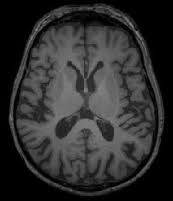
#> input picture no/10 no.jpg, 173 x 201 px, given as the content of the folder ent/drive/MyDrive/Mini project/mini project/mini project/yes, which was not available
$ jupyter execute --allow-errors 6410210598.ipynb   (text cells are left out)
#> lines starting #> are read from the running program, lines starting #| are printed output that depends on the picture; after the words box and inside, x2 and y2 are one past the last pixel; in counts of white or black regions, pixels touching at a corner belong together; long printed decimals are rounded; pictures that were not available may be replaced by others from this repository, and a replacement may not be noted
[cell 1]
import cv2
import os
import numpy as np
import pandas as pd
import seaborn as sns
import random
import matplotlib.pyplot as plt
import tensorflow as tf
from sklearn.utils import shuffle
import glob
from tensorflow.keras.models import Model,Sequential
from tensorflow.keras.layers import Input,Conv2D, Dense, Flatten ,Dropout ,MaxPooling2D,BatchNormalization,GlobalAveragePooling2D
from tensorflow.keras.utils import to_categorical
from sklearn.model_selection import train_test_split
from tensorflow.keras.callbacks import EarlyStopping,LearningRateScheduler,ReduceLROnPlateau
from keras.preprocessing.image import ImageDataGenerator
from keras.optimizers import Adam,RMSprop
from sklearn.metrics import accuracy_score, confusion_matrix
from keras.applications.vgg16 import VGG16, preprocess_input
from tensorflow.keras import regularizers

[cell 2]
np.random.seed(42)
random.seed(42)
tf.random.set_seed(42)
#> (this line was passed over: tensorflow is not available in this run)

[cell 3]
import cv2
import glob
import numpy as np

# Define file paths
path_No = '/content/drive/MyDrive/Mini project/mini project/mini project/no/*.jpg'
path_Yes = '/content/drive/MyDrive/Mini project/mini project/mini project/yes/*.jpg'

tumor = []
no_tumor = []

# Load images from path_Yes
for file in glob.iglob(path_Yes):
    img = cv2.imread(file)
#> img is the input picture: shape (201, 173, 3); min 0, max 139, mean 46.7
    if img is not None:  # Check if image is loaded successfully
        img = cv2.cvtColor(img, cv2.COLOR_BGR2RGB)
        img = cv2.resize(img, (128, 128))
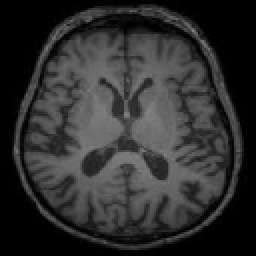
#> img: shape (128, 128, 3) (shown 2 times larger); min 0, max 133, mean 46.6
        tumor.append((img, 1))

# Load images from path_No
for file in glob.iglob(path_No):
    img = cv2.imread(file)
    if img is not None:  # Check if image is loaded successfully
        img = cv2.cvtColor(img, cv2.COLOR_BGR2RGB)
        img = cv2.resize(img, (128, 128))
        no_tumor.append((img, 0))

# Concatenate the two lists and shuffle the data
all_data = tumor + no_tumor
#> all_data = 3 items
np.random.seed(42)
np.random.shuffle(all_data)

# Split data and labels
data = np.array([item[0] for item in all_data])
labels = np.array([item[1] for item in all_data])
#> labels = [1, 0, 0]

[cell 4]
plt.figure(figsize=(15, 5))

# Display tumor images with label 'yes'
#> (the rest of this cell did not finish here and is left out)

[cell 5]
# Counting the occurrences of each class label
unique_labels, label_counts = np.unique(labels, return_counts=True)
#> unique_labels = [0, 1]; label_counts = [2, 1]

plt.bar(unique_labels, label_counts, color=['blue', 'orange'])
plt.xticks(unique_labels, ['No Tumor', 'Tumor'])
plt.xlabel('Class Label')
plt.ylabel('Count')
plt.title('Distribution of Class Labels')
plt.show()
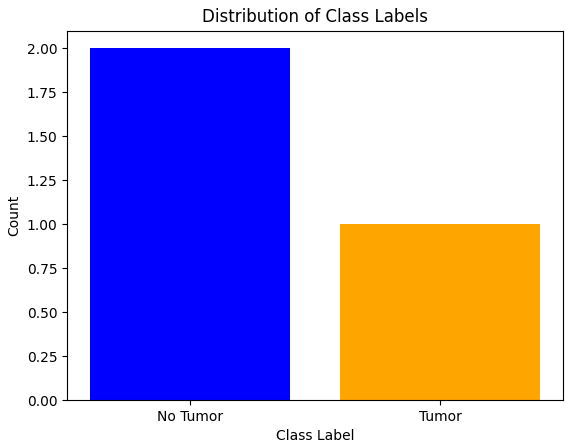
#> figure drawn by matplotlib, 1 panel

[cell 6]
def crop_brain_region(image, size):

    # Converting the image to grayscale
#> called with size = (128, 128)
    gray = cv2.cvtColor(image, cv2.COLOR_RGB2GRAY)

    # Applying Gaussian blur to smooth the image and reduce noise
    gray = cv2.GaussianBlur(gray, (5, 5), 0)

    # Thresholding the image to create a binary mask
    thresh = cv2.threshold(gray, 45, 255, cv2.THRESH_BINARY)[1]
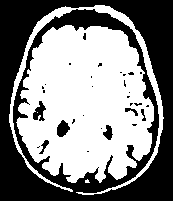
#> thresh: shape (201, 173); 52.5% white; 31 black regions (24 under 20 px), largest, box (x1, y1, x2, y2) and area: (0, 0, 173, 201) 15883, (57, 120, 70, 137) 148, (33, 101, 46, 121) 142

    # Performing morphological operations to remove noise
    thresh = cv2.erode(thresh, None, iterations=2)
#> thresh: shape (201, 173); 36.8% white; 22 white regions (17 under 20 px), largest, box (x1, y1, x2, y2) and area: (19, 27, 152, 181) 12572, (97, 7, 130, 24) 82, (146, 57, 155, 85) 35, (54, 9, 69, 15) 34, (36, 15, 52, 30) 31
    thresh = cv2.dilate(thresh, None, iterations=2)
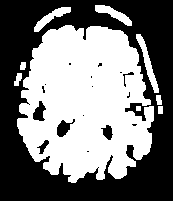
#> thresh: shape (201, 173); 48.4% white; 9 white regions

    # Finding contours in the binary mask
    contours, _ = cv2.findContours(thresh.copy(), cv2.RETR_EXTERNAL, cv2.CHAIN_APPROX_SIMPLE)
#> contours = 9 contours, 1 with area under 20; largest, box (x1, y1, x2, y2) and area: (17, 25, 154, 183) 15864, (136, 34, 159, 93) 299, (95, 5, 132, 26) 256, (34, 7, 71, 32) 255, (14, 73, 22, 86) 50, (156, 95, 162, 105) 37, (20, 62, 26, 70) 31, (158, 106, 163, 114) 28

    # Assuming the brain part of the image has the largest contour
    c = max(contours, key=cv2.contourArea)
#> c = contour of 345 points, box (x1, y1, x2, y2) (17, 25, 154, 183), area 15864

    # Getting the bounding rectangle of the brain part
    x, y, w, h = cv2.boundingRect(c)
#> x = 17; y = 25; w = 137; h = 158

    # Drawing contours on the original image
    contour_image = cv2.drawContours(image.copy(), [c], -1, (0, 255, 0), 2)
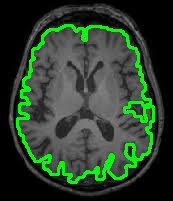
#> contour_image: shape (201, 173, 3); mean R, G, B 42.7, 62.6, 42.7

    # Drawing bounding box on the original image
    bounding_box_image = cv2.rectangle(image.copy(), (x, y), (x + w, y + h), (0, 255, 0), 2)
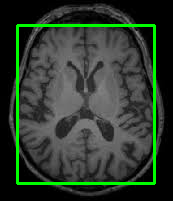
#> bounding_box_image: shape (201, 173, 3); mean R, G, B 45.5, 58.5, 45.5

    # Cropping the image around the bounding rectangle
    cropped_image = image[y:y+h, x:x+w]
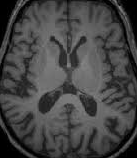
#> cropped_image: shape (158, 137, 3); min 0, max 139, mean 68.5

    # Resizing cropped image to the needed size
    resized_image = cv2.resize(cropped_image, size)
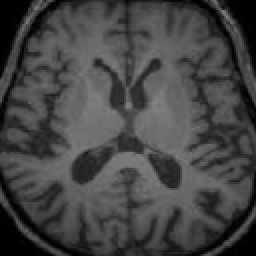
#> resized_image: shape (128, 128, 3) (shown 2 times larger); min 0, max 132, mean 68.4

    return contour_image, bounding_box_image, cropped_image, resized_image

[cell 7]
output_size = (128, 128)

example_image = cv2.imread('/content/drive/MyDrive/Mini project/mini project/mini project/yes/Y1.jpg')
example_image = cv2.cvtColor(example_image, cv2.COLOR_BGR2RGB)

contour_image, bounding_box_image, cropped_image, resized_image = crop_brain_region(example_image, output_size)


plt.figure(figsize=(15, 10))

plt.subplot(2, 2, 1)
plt.imshow(contour_image)
plt.title("Contour")

plt.subplot(2, 2, 2)
plt.imshow(bounding_box_image)
plt.title("Bounding Box")

plt.subplot(2, 2, 3)
plt.imshow(cropped_image)
plt.title("Cropped")

plt.subplot(2, 2, 4)
plt.imshow(resized_image)
plt.title("Resized")

plt.tight_layout()
plt.show()

all_cropped = []

# Applying the crop function to each one of our images
for image in data:
    _, _, _, resized_image = crop_brain_region(image, output_size)
    all_cropped.append(resized_image)
#> this loop made 3 passes
#> pass 1, in crop_brain_region (call 2), `thresh = cv2.threshold(gray, 45, 255, cv2.THRESH_BINARY)[1]`:
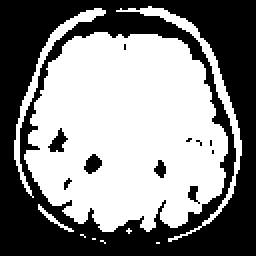
#> thresh: shape (128, 128) (shown 2 times larger); 52.7% white; 11 black regions (6 under 20 px), largest, box (x1, y1, x2, y2) and area: (0, 0, 128, 128) 7536, (24, 64, 34, 76) 60, (42, 77, 51, 87) 58, (77, 80, 83, 89) 35, (94, 93, 100, 102) 30
#> pass 1, in crop_brain_region (call 2), `thresh = cv2.erode(thresh, None, iterations=2)`:
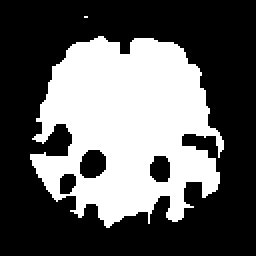
#> thresh: shape (128, 128) (shown 2 times larger); 37.1% white; 2 white regions (1 under 20 px), largest, box (x1, y1, x2, y2) and area: (15, 18, 112, 114) 6072
#> after the loop, all_cropped = 3 items

[cell 8]
num_images_per_class = 5

class_0_counter = 0
class_1_counter = 0

plt.figure(figsize=(20, 10))

#> (the rest of this cell did not finish here and is left out)

[cell 9]
all_cropped=np.array(all_cropped)

[cell 10]
# Shuffling the data to make sure the images are randomized and there is no order in labels
all_cropped_shuffled, labels_shuffled = shuffle(all_cropped, labels, random_state=42)
#> labels_shuffled = [1, 0, 0]

train_images, test_images, train_labels, test_labels = train_test_split(all_cropped_shuffled, labels_shuffled, test_size=0.2, random_state=42)
#> train_labels = [0, 0]; test_labels = [1]
#> (the rest of this cell did not finish here and is left out)

[cell 11]
print(np.max(train_images))
#| 129
print(np.min(train_images))
#| 0

[cell 12]
train_images=train_images/255
test_images=test_images/255
#> (the rest of this cell did not finish here and is left out)

[cell 13]
print(np.max(train_images))
#| 0.5059
print(np.min(train_images))
#| 0.0
